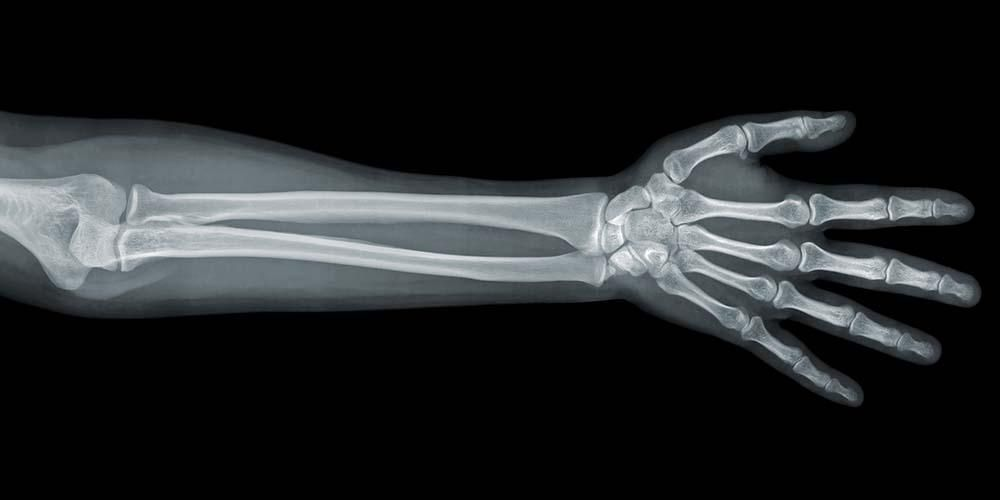
#> input picture hand.jpg, 1000 x 500 px
$ jupyter execute sobel.ipynb
#> lines starting #> are read from the running program, lines starting #| are printed output that depends on the picture
[cell 1]
import numpy as np

[cell 2]
import cv2

[cell 3]
from matplotlib import pyplot as plt

[cell 4]
img = cv2.imread("hand.jpg")
#> img is the input picture: shape (500, 1000, 3); mean B, G, R 39.9, 38.5, 36

[cell 5]
plt.imshow(img)

[cell 6]
def sobelOperator(img):
    m = np.copy(img)
    size = m.shape
#> size = (500, 1000)
    for i in range(1, size[0] - 1):
        for j in range(1, size[1] - 1):
            sx = (img[i - 1][j - 1] + 2*img[i][j - 1] + img[i + 1][j - 1]) - (img[i - 1][j + 1] + 2*img[i][j + 1] + img[i + 1][j + 1])
            sy = (img[i - 1][j - 1] + 2*img[i - 1][j] + img[i - 1][j + 1]) - (img[i + 1][j - 1] + 2*img[i + 1][j] + img[i + 1][j + 1])
            m[i][j] = min(255, np.sqrt(sx**2 + sy**2))
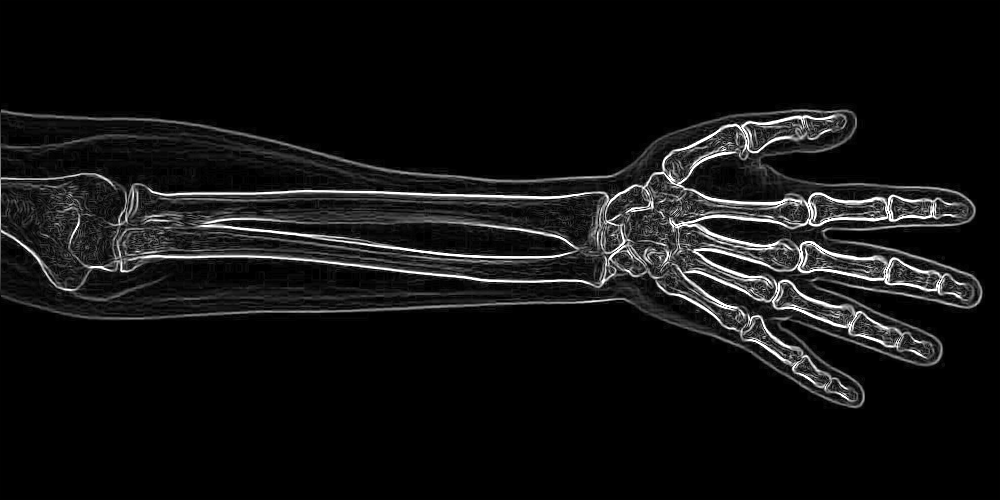
#> m: shape (500, 1000); min 0, max 255, mean 17.7
    return m
    pass

[cell 7]
img = cv2.cvtColor(cv2.imread("hand.jpg"), cv2.COLOR_BGR2GRAY)

[cell 8]
plt.imshow(img)

[cell 9]
img = sobelOperator(img)

[cell 10]
plt.imshow(img)

[cell 11]
img = cv2.cvtColor(img, cv2.COLOR_GRAY2RGB)
#> img: shape (500, 1000, 3)
